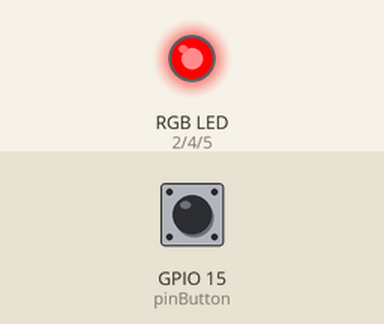
Recording of a sketch running on a simulated ESP32. Shown: an RGB LED mixed from three pins (HIGH = lit). The test bench sets the inputs (shaded band); at power-on: GPIO 15 (pinButton) HIGH. What the sketch prints to the serial monitor is not drawn.

Above: at 2.2 s.
2.3 s: GPIO 15 (pinButton) pulled LOW for 0.15 s
At 3.2 s:
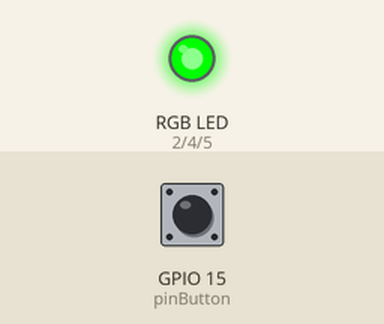
3.9 s: GPIO 15 (pinButton) pulled LOW for 1 s
At 4.6 s:
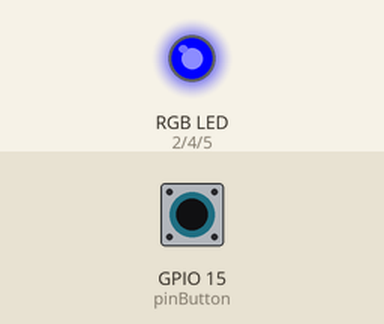
6.4 s: GPIO 15 (pinButton) pulled LOW for 3.2 s
At 7.5 s:
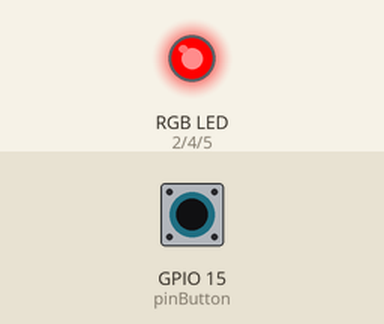
Timing chart, 0 to 9.4 s (numbered marks = the images above; inputs shaded):
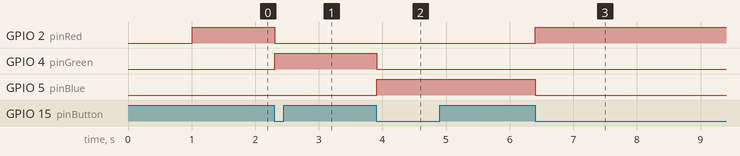

Measured:
- after the input at 2.3 s, GPIO 2 (pinRed): HIGH → LOW at once; GPIO 4 (pinGreen): LOW → HIGH at once
- after the input at 3.9 s, GPIO 4 (pinGreen): HIGH → LOW at once; GPIO 5 (pinBlue): LOW → HIGH at once
- after the input at 6.4 s, GPIO 2 (pinRed): LOW → HIGH at once; GPIO 5 (pinBlue): HIGH → LOW at once

The sketch:

tugas-02-button-3-mode.ino
```cpp
/*
  ===================================================================
  TUGAS RUMAH 2: TOMBOL DENGAN 3 MODE (LED RGB)
  ===================================================================

  Deskripsi:
  Membuat sistem dengan 1 tombol dan 1 LED RGB yang memiliki 3 mode
  warna. Setiap kali tombol ditekan, mode berganti ke warna berikutnya.

  Logika:
  - Tekan 1x: LED Merah
  - Tekan 2x: LED Hijau
  - Tekan 3x: LED Biru
  - Tekan 4x: Kembali ke Merah (cycle repeat)

  Komponen yang Dibutuhkan:
  - 1x ESP32 Development Board
  - 1x LED RGB (Common Cathode)
  - 1x Push Button
  - 3x Resistor 220 ohm (untuk RGB)
  - Kabel jumper
  - Breadboard

  Koneksi Rangkaian:
  LED RGB (Common Cathode):
  GPIO2 ---> R (Red pin) ---> Resistor 220Ω --->
  GPIO4 ---> G (Green pin) ---> Resistor 220Ω --->
  GPIO5 ---> B (Blue pin) ---> Resistor 220Ω --->
  Common Cathode (kaki paling panjang) ---> GND

  Push Button:
  GPIO15 ---> Button ---> GND (dengan INPUT_PULLUP)

  Catatan LED RGB:
  - Common Cathode: GND bersama, RGB ke GPIO (HIGH = nyala)
  - Common Anode: VCC bersama, RGB ke GPIO (LOW = nyala)
  - Kode ini untuk Common Cathode

  Dibuat untuk: Mata Kuliah Bangunan Cerdas
  Instruktur: Anton Prafanto
  ===================================================================
*/

// ===== DEKLARASI PIN =====
const int pinRed = 2;      // Pin merah LED RGB
const int pinGreen = 4;    // Pin hijau LED RGB
const int pinBlue = 5;     // Pin biru LED RGB
const int pinButton = 15;  // Pin push button

// ===== VARIABEL MODE =====
int mode = 0;  // Mode saat ini (0=merah, 1=hijau, 2=biru)

// ===== VARIABEL BUTTON =====
bool buttonSebelumnya = false;  // Status button di loop sebelumnya

// ===== FUNGSI SETUP =====
void setup() {
  // Inisialisasi Serial Monitor
  Serial.begin(115200);
  delay(1000);

  Serial.println("========================================");
  Serial.println("  TOMBOL 3 MODE - LED RGB");
  Serial.println("========================================");
  Serial.println();

  // Set pin LED sebagai OUTPUT
  pinMode(pinRed, OUTPUT);
  pinMode(pinGreen, OUTPUT);
  pinMode(pinBlue, OUTPUT);

  // Set pin button sebagai INPUT dengan PULL-UP
  pinMode(pinButton, INPUT_PULLUP);

  // Matikan semua LED di awal
  digitalWrite(pinRed, LOW);
  digitalWrite(pinGreen, LOW);
  digitalWrite(pinBlue, LOW);

  Serial.println("Sistem siap!");
  Serial.println("Tekan tombol untuk ganti mode warna");
  Serial.println();

  // Mulai dengan mode 0 (merah)
  tampilkanMode();
}

// ===== FUNGSI LOOP =====
void loop() {

  // Baca status button saat ini
  // INPUT_PULLUP: LOW = ditekan, HIGH = tidak ditekan
  bool buttonSekarang = (digitalRead(pinButton) == LOW);

  // Deteksi edge (button baru saja ditekan)
  if (buttonSekarang == true && buttonSebelumnya == false) {
    // Button BARU DITEKAN!

    // Tambah mode (cycle: 0 → 1 → 2 → 0)
    mode++;
    if (mode > 2) {
      mode = 0;  // Reset ke merah
    }

    // Tampilkan mode baru
    tampilkanMode();

    // Debouncing delay
    delay(50);
  }

  // Simpan status button untuk deteksi berikutnya
  buttonSebelumnya = buttonSekarang;

  delay(10);
}

// ===== FUNGSI TAMPILKAN MODE =====
void tampilkanMode() {
  // Matikan semua LED dulu
  digitalWrite(pinRed, LOW);
  digitalWrite(pinGreen, LOW);
  digitalWrite(pinBlue, LOW);

  // Nyalakan LED sesuai mode
  switch (mode) {
    case 0:
      // Mode 0: Merah
      digitalWrite(pinRed, HIGH);
      Serial.println("Mode 0: 🔴 MERAH");
      break;

    case 1:
      // Mode 1: Hijau
      digitalWrite(pinGreen, HIGH);
      Serial.println("Mode 1: 🟢 HIJAU");
      break;

    case 2:
      // Mode 2: Biru
      digitalWrite(pinBlue, HIGH);
      Serial.println("Mode 2: 🔵 BIRU");
      break;
  }
}

/*
  ===================================================================
  PENJELASAN KONSEP:
  ===================================================================

  1. LED RGB:
     - RGB = Red, Green, Blue
     - 3 LED dalam 1 package
     - Bisa menghasilkan banyak warna dengan kombinasi

     Jenis:
     - Common Cathode: GND bersama, HIGH = nyala
     - Common Anode: VCC bersama, LOW = nyala

     Warna yang bisa dibuat:
     - Merah: R=HIGH, G=LOW, B=LOW
     - Hijau: R=LOW, G=HIGH, B=LOW
     - Biru: R=LOW, G=LOW, B=HIGH
     - Kuning: R=HIGH, G=HIGH, B=LOW
     - Cyan: R=LOW, G=HIGH, B=HIGH
     - Magenta: R=HIGH, G=LOW, B=HIGH
     - Putih: R=HIGH, G=HIGH, B=HIGH
     - Mati: R=LOW, G=LOW, B=LOW

  2. MODE SYSTEM:
     - Variabel 'mode' menyimpan state saat ini
     - Setiap tekan button → mode++
     - Gunakan modulo (%) atau if untuk cycle

     Alternatif dengan modulo:
     mode = (mode + 1) % 3;
     // 0 → 1 → 2 → 0 → 1 → ...

  3. EDGE DETECTION:
     - Deteksi perubahan LOW → HIGH (button ditekan)
     - Mencegah multiple trigger saat button ditahan
     - Penting untuk counter/mode switcher

  4. SWITCH-CASE:
     - Alternatif if-else untuk banyak kondisi
     - Lebih rapi untuk multiple mode
     - Setiap case harus ada break

  ===================================================================
  VARIASI & PENGEMBANGAN:
  ===================================================================

  1. TAMBAH MODE LEBIH BANYAK (7 warna):
     case 3: // Kuning
       digitalWrite(pinRed, HIGH);
       digitalWrite(pinGreen, HIGH);
       digitalWrite(pinBlue, LOW);
       break;

     case 4: // Cyan
       digitalWrite(pinRed, LOW);
       digitalWrite(pinGreen, HIGH);
       digitalWrite(pinBlue, HIGH);
       break;

     case 5: // Magenta
       digitalWrite(pinRed, HIGH);
       digitalWrite(pinGreen, LOW);
       digitalWrite(pinBlue, HIGH);
       break;

     case 6: // Putih
       digitalWrite(pinRed, HIGH);
       digitalWrite(pinGreen, HIGH);
       digitalWrite(pinBlue, HIGH);
       break;

  2. MODE FADE (Transisi Smooth):
     // Gunakan PWM analogWrite()
     void fadeToColor(int r, int g, int b) {
       for (int i = 0; i <= 255; i++) {
         analogWrite(pinRed, (r * i) / 255);
         analogWrite(pinGreen, (g * i) / 255);
         analogWrite(pinBlue, (b * i) / 255);
         delay(5);
       }
     }

  3. MODE RAINBOW (Pelangi Otomatis):
     void rainbow() {
       // Merah → Kuning → Hijau → Cyan → Biru → Magenta → Merah
       for (int hue = 0; hue < 360; hue++) {
         setHSV(hue, 100, 100);  // Fungsi HSV to RGB
         delay(10);
       }
     }

  4. MODE BERKEDIP:
     case 3: // Merah Kedip
       for (int i = 0; i < 5; i++) {
         digitalWrite(pinRed, HIGH);
         delay(200);
         digitalWrite(pinRed, LOW);
         delay(200);
       }
       break;

  5. BRIGHTNESS CONTROL:
     int brightness = 128;  // 0-255

     // Gunakan analogWrite untuk PWM
     analogWrite(pinRed, brightness);
     analogWrite(pinGreen, brightness);
     analogWrite(pinBlue, brightness);

  6. DOUBLE-CLICK DETECTION:
     // Tekan 2x cepat untuk fungsi khusus
     unsigned long lastPress = 0;
     const int doubleClickTime = 300;  // 300ms

     if (millis() - lastPress < doubleClickTime) {
       // Double click terdeteksi!
       modeKhusus();
     }
     lastPress = millis();

  ===================================================================
  APLIKASI DALAM BANGUNAN CERDAS:
  ===================================================================

  1. AMBIENT LIGHTING:
     - Mode 1: Cahaya hangat (kuning) untuk santai
     - Mode 2: Cahaya putih untuk kerja
     - Mode 3: Cahaya biru untuk fokus
     - Mode 4: Rainbow untuk pesta

  2. STATUS INDICATOR:
     - Hijau: Sistem normal
     - Kuning: Warning/maintenance
     - Merah: Error/alarm
     - Biru: Standby/night mode

  3. MOOD LIGHTING:
     - Sesuaikan warna ruangan dengan aktivitas
     - Meeting: Putih terang
     - Relax: Biru lembut
     - Makan: Kuning hangat

  4. SMART BULB:
     - Kontrol warna lampu
     - Jadwal otomatis (pagi=putih, malam=kuning)
     - Integrasi dengan sensor (suhu, waktu)

  5. THEATER MODE:
     - Cinema: Redup + biru
     - Gaming: RGB cycling
     - Reading: Putih terang

  ===================================================================
  TROUBLESHOOTING:
  ===================================================================

  Masalah: LED tidak nyala sama sekali
  Solusi:
  - Cek jenis LED RGB (Common Cathode vs Anode)
  - Untuk Common Anode: balik logika (LOW = nyala)
  - Cek koneksi common ke GND (cathode) atau VCC (anode)

  Masalah: Warna tidak sesuai (misal merah jadi hijau)
  Solusi:
  - Pin RGB mungkin ketukar
  - Test satu-satu: nyalakan hanya R, lalu G, lalu B
  - Sesuaikan pin di kode

  Masalah: Button tidak responsif
  Solusi:
  - Pastikan pakai INPUT_PULLUP
  - Cek koneksi button ke GPIO dan GND
  - Tambah delay debouncing (50-100ms)

  Masalah: Mode loncat-loncat (skip)
  Solusi:
  - Bouncing! Button tertekan multiple kali
  - Tambah delay(50) setelah mode++
  - Atau gunakan library Bounce2

  Masalah: LED RGB redup/tidak terang
  Solusi:
  - Resistor terlalu besar (pakai 220Ω)
  - Cek tegangan dengan multimeter
  - Gunakan transistor untuk arus lebih besar

  ===================================================================
  TIPS LANJUTAN:
  ===================================================================

  1. Simpan mode ke EEPROM (tetap saat mati listrik):
     #include <EEPROM.h>

     void setup() {
       EEPROM.begin(1);
       mode = EEPROM.read(0);  // Baca mode terakhir
     }

     void tampilkanMode() {
       // ... kode tampil mode
       EEPROM.write(0, mode);  // Simpan mode
       EEPROM.commit();
     }

  2. Kontrol via Serial (debugging):
     if (Serial.available()) {
       char cmd = Serial.read();
       if (cmd == '0') mode = 0;
       if (cmd == '1') mode = 1;
       if (cmd == '2') mode = 2;
       tampilkanMode();
     }

  3. Animasi transisi:
     void transisiKeMode(int modeBaru) {
       // Fade out dulu
       for (int i = 255; i >= 0; i--) {
         // ... fade out
       }
       mode = modeBaru;
       // Fade in ke warna baru
       for (int i = 0; i <= 255; i++) {
         // ... fade in
       }
     }

  ===================================================================
*/
```
